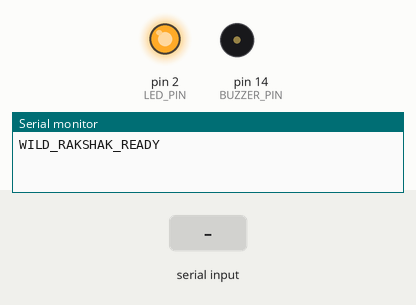
Simulated run of this sketch. Board: Arduino Uno, built with avr-gcc and run on an emulated ATmega328P. Parts: output pins drawn as LEDs (lit = HIGH), buzzer (waves = sounding), the last lines printed to the serial monitor. Dashed ring = blinking. Inputs (shaded band) come from the test bench.

Above: at 1.2 s.
1.3 s: "ALERT:CRITICAL\n" received over Serial
At 2.2 s:
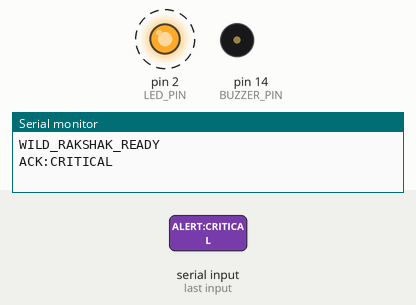
4.3 s: "ALERT:HIGH\n" received over Serial
At 5.02 s:
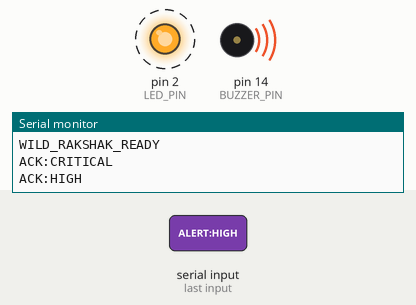
7.3 s: "ALERT:LOW\n" received over Serial
At 9.2 s:
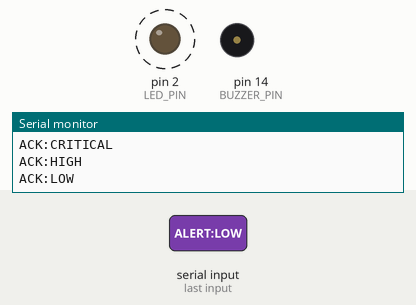
Timing chart, 0 to 15.3 s (numbered marks = the images above; inputs shaded):
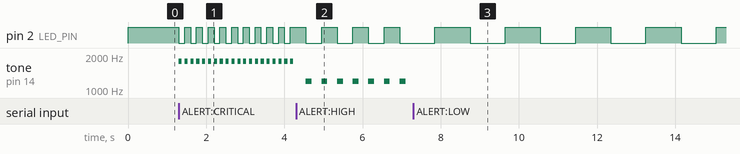

The sketch:

esp8266_alert.ino
```cpp
/*
 * WILD RAKSHAK — ESP8266 Alert Firmware
 *
 * Hardware:
 *   - ESP8266 (NodeMCU or Wemos D1 Mini)
 *   - LED on D4 (GPIO2)
 *   - Buzzer on D5 (GPIO14)
 *
 * Serial Commands from Python:
 *   ALERT:CRITICAL  -> Fast blink LED + loud buzzer
 *   ALERT:HIGH      -> Medium blink LED + buzzer
 *   ALERT:LOW       -> Slow blink LED
 *   CLEAR           -> Turn off all alerts
 */

#define LED_PIN    2    // D4
#define BUZZER_PIN 14   // D5

String alertLevel = "NONE";
unsigned long lastToggle = 0;
bool ledState = false;

void setup() {
  Serial.begin(115200);
  pinMode(LED_PIN, OUTPUT);
  pinMode(BUZZER_PIN, OUTPUT);
  digitalWrite(LED_PIN, HIGH);     // Active LOW on NodeMCU
  digitalWrite(BUZZER_PIN, LOW);
  Serial.println("WILD_RAKSHAK_READY");
}

void loop() {
  // Read serial command
  if (Serial.available()) {
    String cmd = Serial.readStringUntil('\n');
    cmd.trim();

    if (cmd == "ALERT:CRITICAL") {
      alertLevel = "CRITICAL";
      Serial.println("ACK:CRITICAL");
    } else if (cmd == "ALERT:HIGH") {
      alertLevel = "HIGH";
      Serial.println("ACK:HIGH");
    } else if (cmd == "ALERT:LOW") {
      alertLevel = "LOW";
      Serial.println("ACK:LOW");
    } else if (cmd == "CLEAR") {
      alertLevel = "NONE";
      digitalWrite(LED_PIN, HIGH);
      digitalWrite(BUZZER_PIN, LOW);
      Serial.println("ACK:CLEAR");
    }
  }

  unsigned long now = millis();
  int interval = 1000;

  if (alertLevel == "CRITICAL") interval = 150;
  else if (alertLevel == "HIGH")    interval = 400;
  else if (alertLevel == "LOW")     interval = 900;

  if (alertLevel != "NONE" && now - lastToggle >= (unsigned long)interval) {
    lastToggle = now;
    ledState = !ledState;
    digitalWrite(LED_PIN, ledState ? LOW : HIGH);  // Active LOW

    if (alertLevel == "CRITICAL") {
      tone(BUZZER_PIN, 1800, 80);
    } else if (alertLevel == "HIGH") {
      tone(BUZZER_PIN, 1200, 150);
    }
    // LOW level: LED only, no buzzer
  }
}
```

Measured:
- after the input at 1.3 s, pin 2 (LED_PIN): alternates HIGH for 0.15 s and LOW for 0.15 s, starting at once; tone on pin 14 (BUZZER_PIN): alternates 1800 Hz for 0.08 s and silent for 0.07 s, starting at once
- after the input at 4.3 s, pin 2 (LED_PIN): alternates HIGH for 0.40 s and LOW for 0.40 s, starting after 0.25 s; tone on pin 14 (BUZZER_PIN): alternates 1200 Hz for 0.15 s and silent for 0.25 s, starting after 0.25 s
- after the input at 7.3 s, pin 2 (LED_PIN): alternates HIGH for 0.90 s and LOW for 0.90 s, starting after 0.55 s; tone on pin 14 (BUZZER_PIN): stops changing and stays silent
